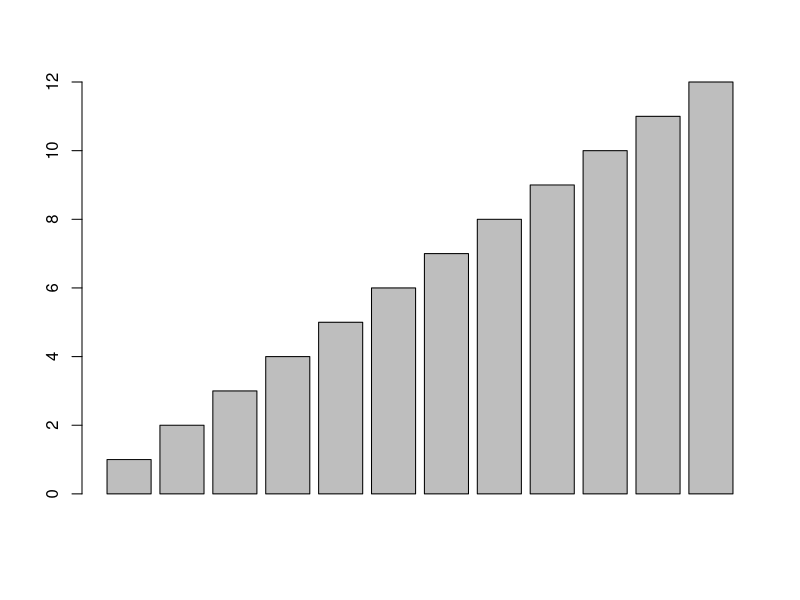
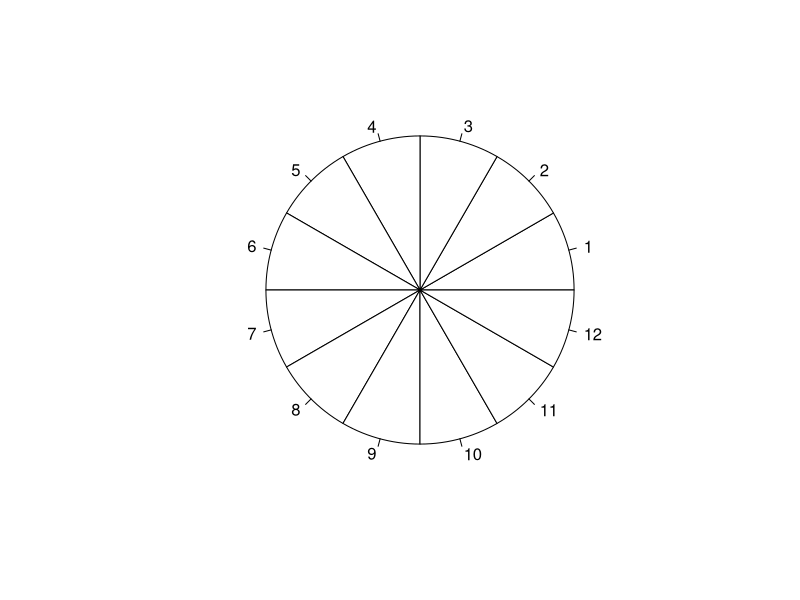
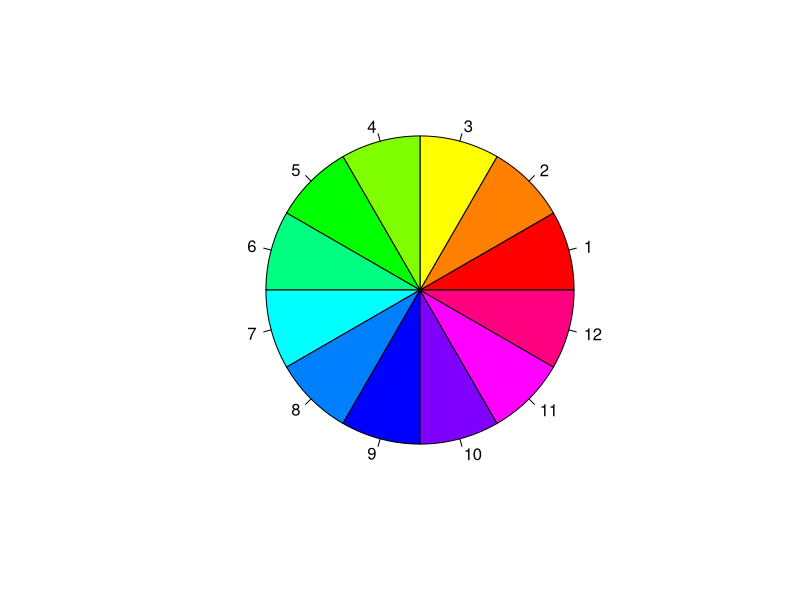
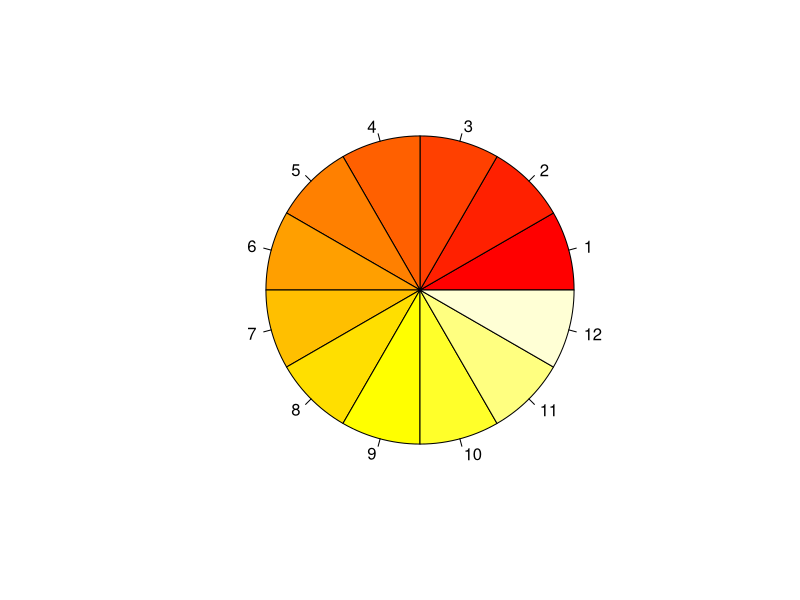
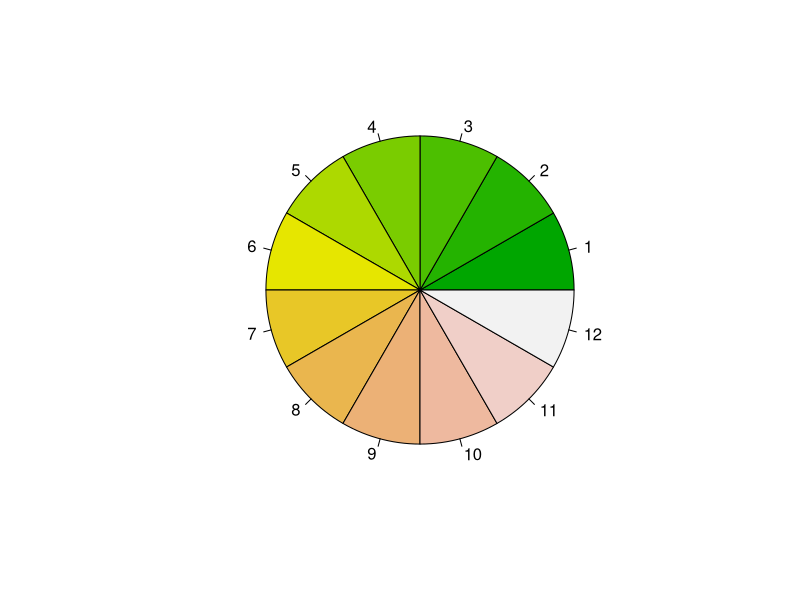
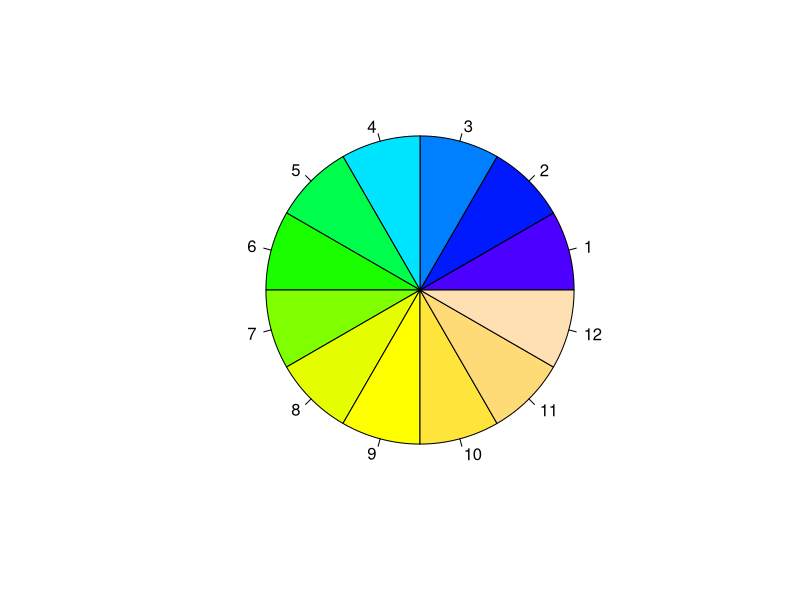
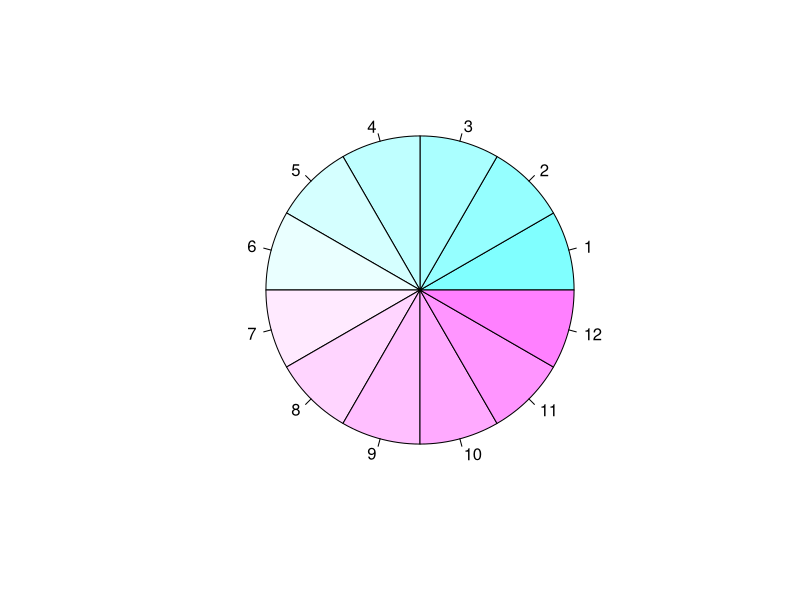
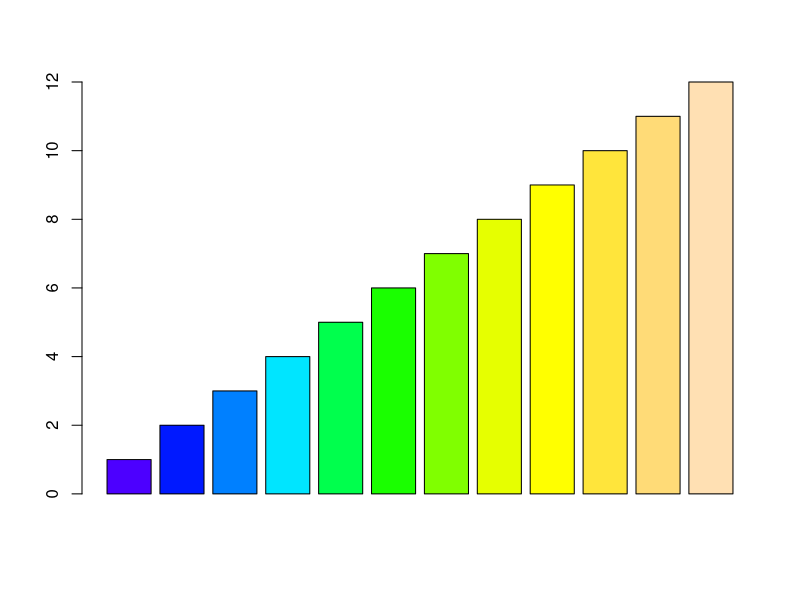

R code for these plots, in order:
n=seq(1:12)
barplot(n)

n=12
pie(rep(1,n), col=FALSE)

pie(rep(1,n), col=rainbow(n))

#If you would prefer something skewed to the reds and yellows, use heat.
pie(rep(1,n), col=heat.colors(n))

#If you prefer something in earth tones, use terrain.
pie(rep(1,n), col=terrain.colors(n))

#If you prefer these this type of palette, but with a bit more blue, try topo.
pie(rep(1,n), col=topo.colors(n))

#if you prefer subdued pinks and blues, try cm.
pie(rep(1,n), col=cm.colors(n))

barplot(seq(1:12), col=topo.colors(12))
help(package=colorspace)


